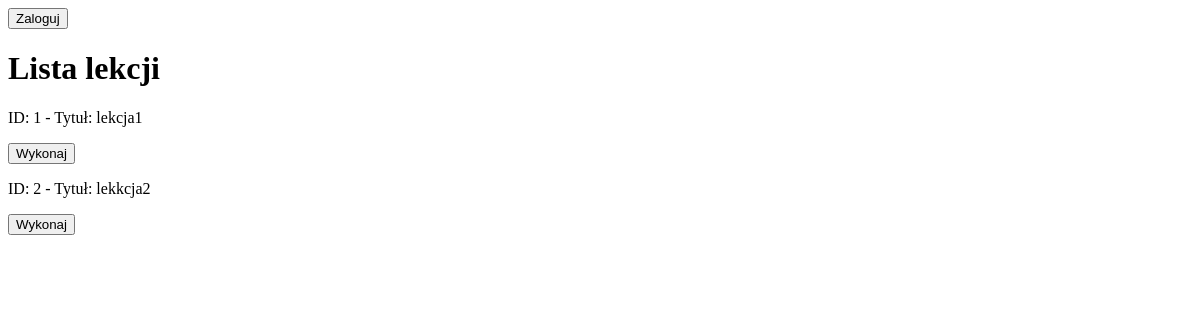
Before: / with the older database file.
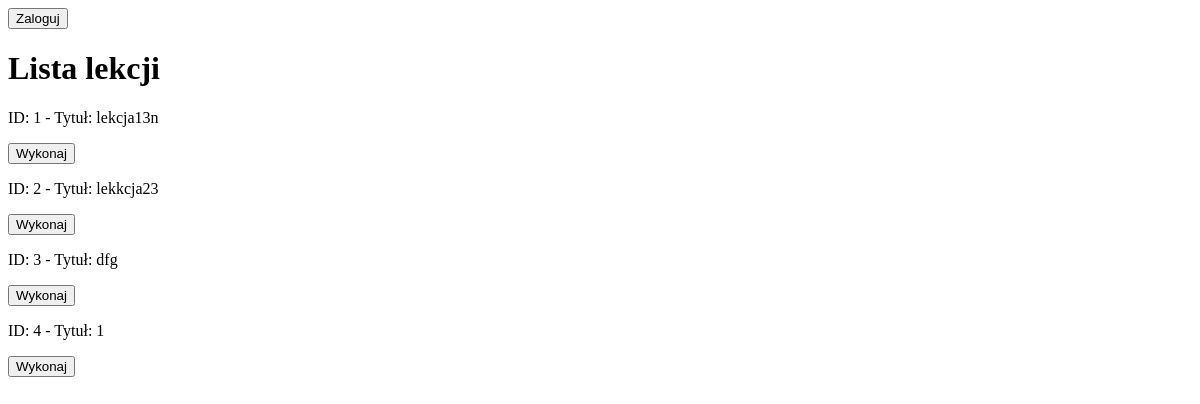
After: the same page with the newer database file.
### tables this page shows
CREATE TABLE lekcja (
                    id INTEGER PRIMARY KEY,
                    tytul VARCHAR NOT NULL,
                    tresc VARCHAR NOT NULL
                );

### index.php (the view, shortened to what this page needs)
<?php
require_once 'db_connection.php';
?>
<!DOCTYPE html>
<html lang="pl">
<head>
</head>
<body>
<nav>
<?php
if (isset($_SESSION['admin_id']) && $_SESSION['admin_id']) {
    echo "<form method='post' action=''>
            <button type='submit' name='logout'>Wyloguj</button>
          </form>";
    echo "<button onClick=document.location.href='edit.php?&action=add'>Dodaj lekcję</button>";
} else {
    echo "<button onclick=\"location.href='login.php'\">Zaloguj</button>";
}
?>
</nav>
<h1>Lista lekcji</h1>
<?php
$query = "SELECT * FROM lekcja";
$result = $conn->query($query);
if ($result) {
    while ($row = $result->fetchArray(SQLITE3_ASSOC)) {
        echo "<p>ID: {$row['id']} - Tytuł: {$row['tytul']}</p>";
        echo "<button onClick=document.location.href='lesson.php?id={$row['id']}'>Wykonaj</button>";
    }
}
?>
</body>
</html>

Changed rows visible on the page:
changed lekcja id 1: tytul "lekcja1" → "lekcja13n"
changed lekcja id 2: tytul "lekkcja2" → "lekkcja23"
added lekcja: id "3", tytul "dfg"
added lekcja: id "4", tytul "1"
